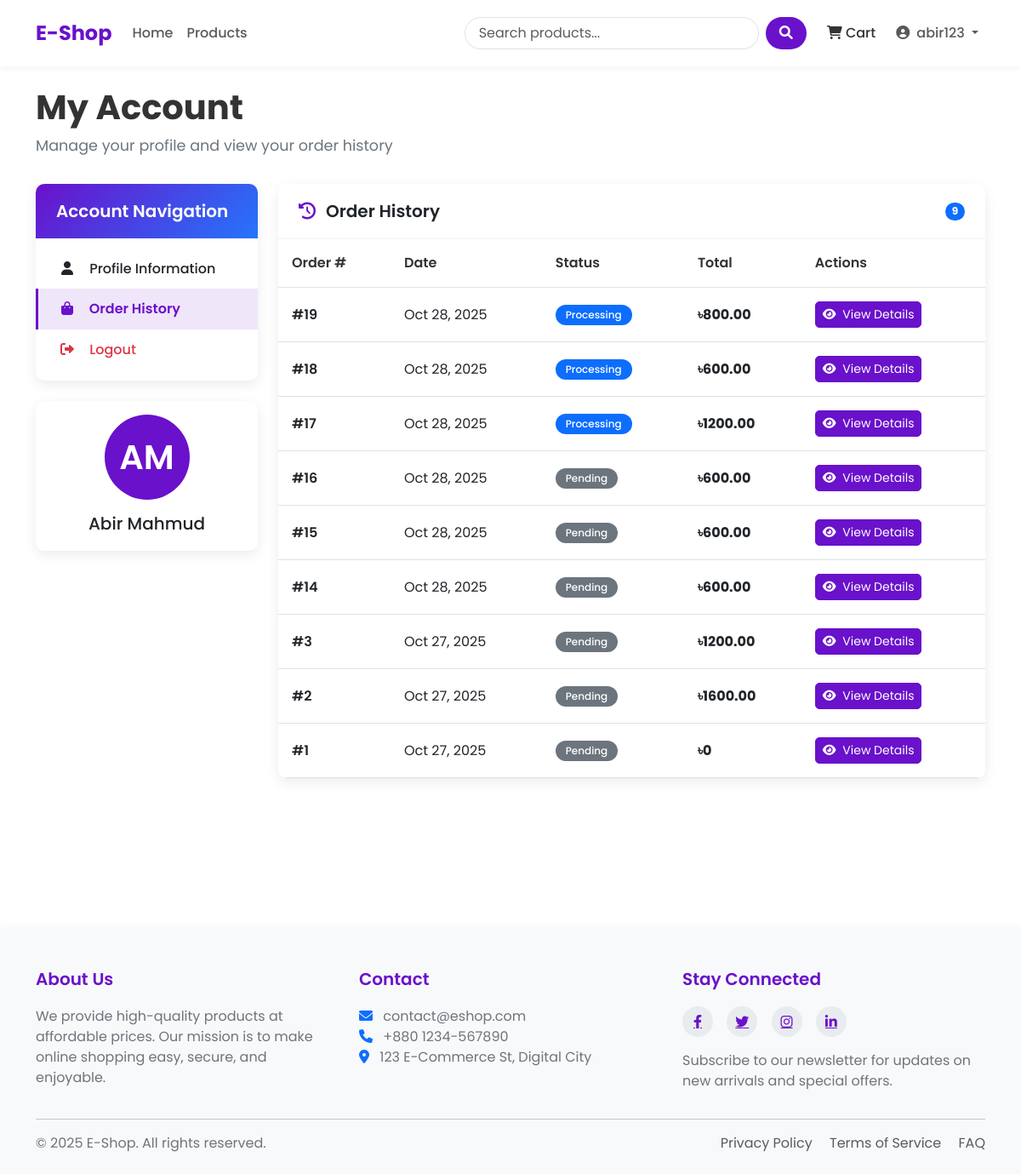
Page /profile/?tab=orders (signed in) on the earlier database version.
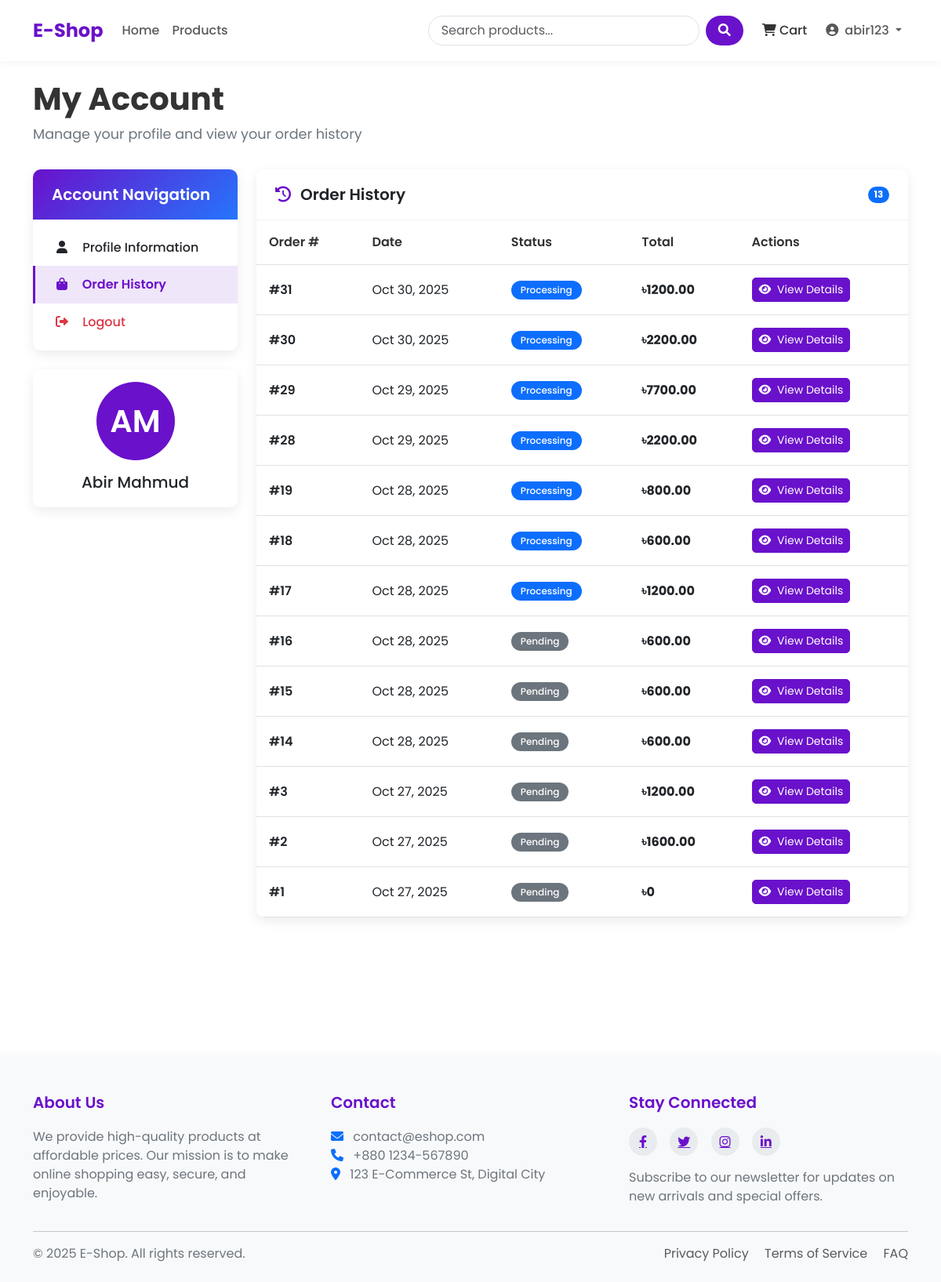
Same page on the later database version.
### shop/models.py (models this page shows, shortened)
class Order(models.Model):
    STATUS = [
        ('pending','Pending'),
        ('processing', 'Processing'),
        ('shipped', 'Shipped'),
        ('delivered', 'Delivered'),
        ('canceled', 'Canceled'),
    ]
    user = models.ForeignKey(User, on_delete=models.CASCADE, related_name= 'orders')
    first_name = models.CharField(max_length=100)
    last_name = models.CharField(max_length=100)
    email = models.EmailField(max_length=100)
    address = models.TextField(max_length=100)
    postal_code = models.CharField(max_length=100)
    phone = models.CharField(max_length=100)
    city = models.CharField(max_length=100)
    note = models.TextField(max_length=100,  blank=True)
    paid = models.BooleanField(default=False)
    transaction_id = models.CharField(max_length=100 , blank=True, null=True)
    created_at = models.DateTimeField(auto_now_add=True)
    updated_at = models.DateTimeField(auto_now=True)
    status = models.CharField(max_length=10, choices=STATUS , default= 'pending')
    def get_total_cost(self):
        return sum(item.get_cost() for item in self.order_items.all())

class OrderItem(models.Model):
    order = models.ForeignKey(Order, on_delete=models.CASCADE, related_name= 'order_items')
    product = models.ForeignKey(Product, on_delete=models.CASCADE)
    quantity = models.PositiveBigIntegerField(default=1)
    price = models.DecimalField(max_digits=10, decimal_places=2)
    def get_cost(self):
        return self.quantity*self.product.price

class Product(models.Model):
    name = models.CharField(max_length=100)
    slug = models.SlugField(max_length=100, unique=True)
    category = models.ForeignKey(Category, on_delete=models.CASCADE, related_name ='products')
    description = models.TextField()
    price = models.DecimalField(max_digits=10, decimal_places=2)
    stock = models.PositiveIntegerField(default=1)
    available =  models.BooleanField(default=True)
    created_at = models.DateTimeField(auto_now_add=True)
    updated_at = models.DateTimeField(auto_now=True)
    image = models.ImageField(upload_to= 'products/%Y/%m/%d') # Product will save as (25-02-2025)

### shop/views.py (the view)
# urls.py: path('profile/', views.profile, name="profile"),
@login_required
def profile(request):
    tab = request.GET.get('tab')
    orders = models.Order.objects.filter(user=request.user).order_by('-created_at')
    completed_orders = orders. filter(status = 'delivered').count()
    total_spent = sum(order.get_total_cost() for order in orders if order.paid)
    order_history_active = (tab == 'orders')
    return render(request, 'shop/profile.html', {
        'user' : request.user,
        'orders' : orders,
        'order_history_active' : order_history_active,
        'completed_orders' : completed_orders,
        'total_spent' : total_spent})

### shop/context_processors.py (called while the page is built)
def cart_items_count(request):
    if request.user.is_authenticated:
        try:
            cart = Cart.objects.get(user = request.user)
            return {'cart_items_count': cart.get_total_item()}
        except Cart.DoesNotExist:
            return {'cart_items_count': 0}
    return {'cart_items_count': 0}

### shop/models.py (called while the page is built)
    def get_total_item(self):
        return sum(item.quantity for item in self.items.all())

### templates/shop/profile.html (shortened to what the changed rows need)
{% extends 'base.html' %}
{% block content %}
<div class="profile-container">
    <div class="profile-header">
        <h1 class="profile-title">My Account</h1>
    </div>
    <div class="row">
        <div class="col-lg-9">
            {% if order_history_active %}
            <div class="content-card card">
                <div class="card-header d-flex justify-content-between align-items-center">
                    <h5 class="mb-0"><i class="fas fa-history"></i> Order History</h5>
                    {% if orders %}
                    <span class="badge bg-primary rounded-pill">{{ orders|length }}</span>
                    {% endif %}
                </div>
                <div class="card-body p-0">
                    {% if orders %}
                        <div class="table-responsive">
                            <table class="table order-table mb-0">
                                <thead>
                                    <tr>
                                        <th>Order #</th>
                                        <th>Date</th>
                                        <th>Status</th>
                                        <th>Total</th>
                                        <th>Actions</th>
                                    </tr>
                                </thead>
                                <tbody>
                                    {% for order in orders %}
                                    <tr>
                                        <td class="order-id">#{{ order.id }}</td>
                                        <td>{{ order.created_at|date:"M d, Y" }}</td>
                                        <td>
                                            <span class="status-badge badge {% if order.status == 'delivered' %}bg-success{% elif order.status == 'shipped' %}bg-info{% elif order.status == 'processing' %}bg-primary{% elif order.status == 'canceled' %}bg-danger{% else %}bg-secondary{% endif %}">
                                                {{ order.get_status_display }}
                                            </span>
                                        </td>
                                        <td class="fw-bold">৳{{ order.get_total_cost }}</td>
                                        <td>
                                            <button type="button" class="btn btn-sm btn-primary view-btn" data-bs-toggle="modal" data-bs-target="#orderModal{{ order.id }}">
                                                <i class="fas fa-eye me-1"></i> View Details
                                            </button>
                                        </td>
                                    </tr>
                                    {% endfor %}
                                </tbody>
                            </table>
                        </div>
                    {% endif %}
                </div>
            </div>
            {% endif %}
        </div>
    </div>
</div>
{% endblock %}

Differences in the rows shown:
added Order: id "31", created_at "Oct 30, 2025", status "Processing", get_total_cost "1200.00"
added Order: id "30", created_at "Oct 30, 2025", status "Processing", get_total_cost "2200.00"
added Order: id "29", created_at "Oct 29, 2025", status "Processing", get_total_cost "7700.00"
added Order: id "28", created_at "Oct 29, 2025", status "Processing", get_total_cost "2200.00"
Other differences:
{{ orders|length }}: "9" → "13"
